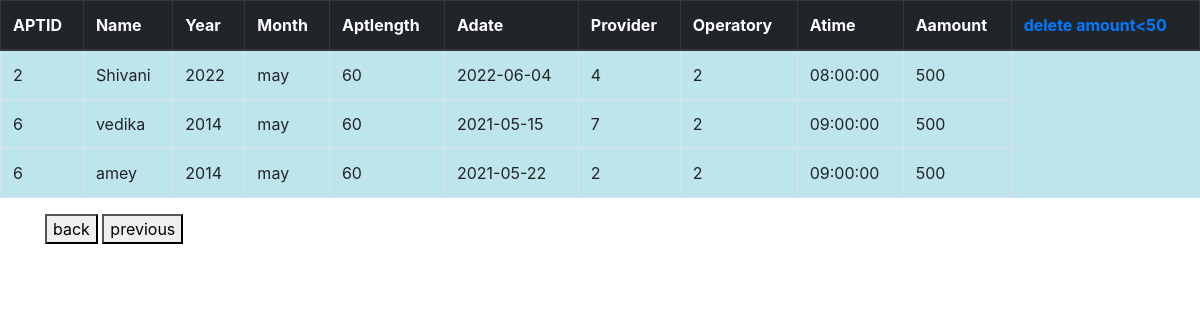
The app's page /makeappbtnde.php with its own data.
### tables this page shows
CREATE TABLE `appointmentinfo` (
  `apt_id` int(11) NOT NULL,
  `aptid` text NOT NULL,
  `name` text NOT NULL,
  `year` text NOT NULL,
  `month` text NOT NULL,
  `aptlength` text NOT NULL,
  `adate` date NOT NULL,
  `provider` text NOT NULL,
  `operatory` text NOT NULL,
  `atime` time NOT NULL,
  `aamount` text NOT NULL,
  `pid` int(11) NOT NULL
);

### makeappbtnde.php (the view, shortened to what this page needs)
<!DOCTYPE html>
<html>
<head>
	<link rel="stylesheet" href="https://maxcdn.bootstrapcdn.com/bootstrap/4.0.0/css/bootstrap.min.css">
</head>
<body>
	<div class="table-responsive">
	<table border="1" width="100%" class="table table-info table-hover table-bordered">
		<thead class="thead-dark">
		<tr>
			<th>APTID</th>
			<th>Name</th>
			<th>Year</th>
			<th>Month</th>
			<th>Aptlength</th>
			<th>Adate</th>
			<th>Provider</th>
			<th>Operatory</th>
			<th>Atime</th>
			<th>Aamount</th>
			<th><a href="makedelet.php">delete amount<50</a></th>
		</tr>
		</thead>
		<?php
$conn=mysqli_connect('localhost','root','');
$dbsel=mysqli_select_db($conn,'ibrain');
if($dbsel){
$query="SELECT * from appointmentinfo";
$record=mysqli_query($conn,$query);
while($row=mysqli_fetch_assoc($record)){
extract($row);
?>
<tr>
	<td>
		<?=$aptid;?>
	</td>
	<td>
		<?=$name;?>
	</td>
	<td>
		<?=$year;?>
	</td>
	<td>
		<?=$month;?>
	</td>
	<td>
		<?=$aptlength;?>
	</td>
	<td>
		<?=$adate;?>
	</td>
	<td>
		<?=$provider;?>
	</td>
	<td>
		<?=$operatory;?>
	</td>
	<td>
		<?=$atime?>
	</td>
	<td>
		<?=$aamount?>
	</td>
</tr>
<?php
}
}
?>
</table>
</div>
<div class="container">
	<div class="row">
		<div class="col-md-4">
			<a href="login.php"><button type="button btn-info">
				back
			</button>
			<a href="count.php"><button type="button btn-info">
				previous
			</button>
			</a>
		</div>
	</div>
</div>
</body>
</html>

### records on screen
appointmentinfo: aptid "2", name "Shivani", year "2022", month "may", aptlength "60", adate "2022-06-04", provider "4", operatory "2", atime "08:00:00", aamount "500"
appointmentinfo: aptid "6", name "vedika", year "2014", month "may", aptlength "60", adate "2021-05-15", provider "7", operatory "2", atime "09:00:00", aamount "500"
appointmentinfo: aptid "6", name "amey", year "2014", month "may", aptlength "60", adate "2021-05-22", provider "2", operatory "2", atime "09:00:00", aamount "500"
